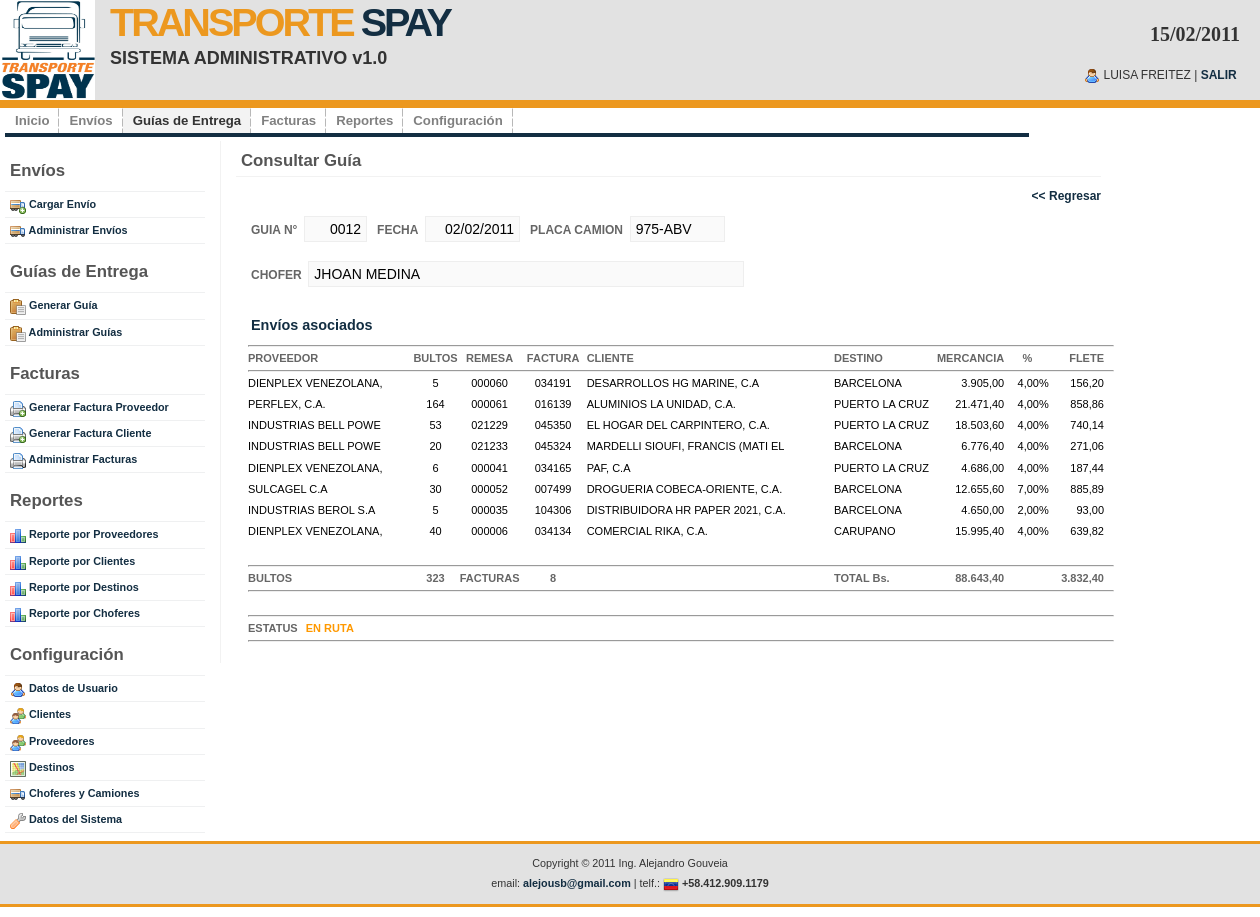
Screenshot of /adm_consultar_guia.php?id=12 (signed in) with the database file from the repository.
### tables this page shows
CREATE TABLE IF NOT EXISTS `ts_guia` (
  `id` int(10) NOT NULL AUTO_INCREMENT,
  `id_chofer` int(10) NOT NULL,
  `numero_guia` int(10) DEFAULT NULL,
  `total_bultos` int(10) NOT NULL,
  `total_facturas` int(10) NOT NULL,
  `total_mercancia` float NOT NULL,
  `total_flete` float NOT NULL,
  `ind_guia` int(1) NOT NULL,
  `ind_activo` int(1) NOT NULL,
  `fecha_creacion` date NOT NULL,
  `fecha_modificacion` date DEFAULT NULL,
  `id_usuario` int(10) DEFAULT NULL,
  PRIMARY KEY (`id`)
);

CREATE TABLE IF NOT EXISTS `ts_chofer` (
  `id` int(10) NOT NULL AUTO_INCREMENT,
  `nombre` varchar(200) NOT NULL,
  `cedula` varchar(200) NOT NULL,
  `telefono` varchar(200) NOT NULL,
  `placa` varchar(200) NOT NULL,
  `direccion` text,
  `ind_activo` int(1) NOT NULL,
  `fecha_creacion` date NOT NULL,
  `fecha_modificacion` date DEFAULT NULL,
  `id_usuario` int(10) DEFAULT NULL,
  PRIMARY KEY (`id`)
);

CREATE TABLE IF NOT EXISTS `ts_envio` (
  `id` int(10) NOT NULL AUTO_INCREMENT,
  `id_cliente` int(10) NOT NULL,
  `id_proveedor` int(10) NOT NULL,
  `id_destino` int(10) NOT NULL,
  `id_guia` int(10) DEFAULT NULL,
  `id_factura` int(10) DEFAULT NULL,
  `tipo_envio` char(1) NOT NULL,
  `tipo_cobro` char(1) NOT NULL,
  `bultos` int(5) NOT NULL,
  `remesa` varchar(200) NOT NULL,
  `factura` varchar(200) NOT NULL,
  `mercancia` float DEFAULT NULL,
  `flete` float DEFAULT NULL,
  `peso` float DEFAULT NULL,
  `bskg` float DEFAULT NULL,
  `viaje` float DEFAULT NULL,
  `ind_envio` int(1) NOT NULL,
  `motivo` varchar(200) DEFAULT NULL,
  `ind_activo` int(1) NOT NULL,
  `fecha_creacion` date NOT NULL,
  `fecha_modificacion` date DEFAULT NULL,
  `id_usuario` int(10) DEFAULT NULL,
  PRIMARY KEY (`id`)
);

CREATE TABLE IF NOT EXISTS `ts_proveedor` (
  `id` int(10) NOT NULL AUTO_INCREMENT,
  `rif` varchar(200) NOT NULL,
  `nombre` varchar(200) NOT NULL,
  `direccion` text,
  `ciudad` varchar(200) NOT NULL,
  `telefono` varchar(200) NOT NULL,
  `flete` float DEFAULT NULL,
  `seguro` char(1) NOT NULL,
  `ind_activo` int(1) NOT NULL,
  `fecha_creacion` date NOT NULL,
  `fecha_modificacion` date DEFAULT NULL,
  `id_usuario` int(10) DEFAULT NULL,
  PRIMARY KEY (`id`)
);

CREATE TABLE IF NOT EXISTS `ts_cliente` (
  `id` int(10) NOT NULL AUTO_INCREMENT,
  `rif` varchar(200) NOT NULL,
  `nombre` varchar(200) NOT NULL,
  `direccion` text,
  `ciudad` varchar(200) NOT NULL,
  `telefono` varchar(200) NOT NULL,
  `id_destino` int(10) NOT NULL,
  `flete` float DEFAULT NULL,
  `seguro` char(1) NOT NULL,
  `ind_activo` int(1) NOT NULL,
  `fecha_creacion` date NOT NULL,
  `fecha_modificacion` date DEFAULT NULL,
  `id_usuario` int(10) DEFAULT NULL,
  PRIMARY KEY (`id`)
);

CREATE TABLE IF NOT EXISTS `ts_destino` (
  `id` int(10) NOT NULL AUTO_INCREMENT,
  `id_region` int(10) NOT NULL,
  `id_estado` int(10) NOT NULL,
  `nombre` varchar(200) NOT NULL,
  `ind_activo` int(1) NOT NULL,
  `fecha_creacion` date NOT NULL,
  `fecha_modificacion` date DEFAULT NULL,
  `id_usuario` int(10) DEFAULT NULL,
  PRIMARY KEY (`id`)
);

### inc_functions.php (called while the page is built, shortened)
<?php
	function obtenerResultset($link, $query) {
		return mysql_query($query,$link);
	}
	function obtenerRegistro($result) {
		return mysql_fetch_object($result);
	}
	function mostrarFecha($fecha) {
		return date("d/m/Y", strtotime($fecha));
	}
	function indGuiaStr($ind_guia) {
		switch ($ind_guia) {
			case 1: return "EN RUTA";
			break;
		}
	}
	function colorIndGuia($codigo) {
		switch ($codigo) {
			case 1: return "#F90";
			break;
		}
	}
	function obtenerProveedorStr($link,$id) {
		$query = "SELECT * from ts_proveedor WHERE id=".$id;
		$result = mysql_query($query,$link);
		$row = mysql_fetch_object($result);
		return $row->nombre;
	}
	function obtenerClienteStr($link,$id) {
		$query = "SELECT * from ts_cliente WHERE id=".$id."";
		$result = mysql_query($query,$link);
		$row = mysql_fetch_object($result);
		return $row->nombre;
	}
	function obtenerDestinoStr($link,$id) {
		$query = "SELECT * FROM ts_destino WHERE id=".$id;
		$result = mysql_query($query,$link);
		$row = mysql_fetch_object($result);
		return $row->nombre;
	}
	function obtenerChofer($link,$id) {
		$query = "SELECT * FROM ts_chofer WHERE id=".$id;
		$result = mysql_query($query,$link);
		return mysql_fetch_object($result);
	}
	function obtenerGuia($link,$id) {
		$query = "SELECT * FROM ts_guia WHERE id=".$id;
		$result = mysql_query($query,$link);
		return mysql_fetch_object($result);
	}
?>

### adm_consultar_guia.php (the view, shortened to what this page needs)
<?php include("inc_conectarse.php"); ?>
<?php include("inc_functions.php"); ?>
<?php
	$guia = obtenerGuia($link, $_GET["id"]);
	$chofer = obtenerChofer($link, $guia->id_chofer);
?>
<!DOCTYPE html PUBLIC "-//W3C//DTD XHTML 1.0 Strict//EN" "http://www.w3.org/TR/xhtml1/DTD/xhtml1-strict.dtd">
<html xmlns="http://www.w3.org/1999/xhtml" xml:lang="en" lang="en">
<?php include("inc_metadata.php"); ?>
<body>
<?php include("inc_header.php"); ?>
<div id="wrap">
	<?php include("inc_menu.php"); ?>
	<div id="content-wrap">
			<?php include("inc_sidebar.php"); ?>
	  		<div id="main">
				<h1>Consultar Gu&iacute;a</h1>
				<div align="right">
				<a href="adm_guias.php" class="orange"><strong><< Regresar</strong></a>
				</div>
                <div style="padding-left:10px">
                	<p>
                	<strong>GUIA <?php if(!$guia->ind_guia) { echo "TEMPORAL "; } ?>N&deg;</strong>&nbsp;
            		<input name="txtRIF" type="text" size="4" style="text-transform:uppercase; text-align:right"
                     value="<?php echo str_pad($guia->numero_guia, 4, "0", STR_PAD_LEFT);  ?>" disabled />
                	<strong>FECHA</strong>&nbsp;
            		<input name="txtRIF" type="text" size="8" style="text-transform:uppercase; text-align:right"
                     value="<?php echo mostrarFecha($guia->fecha_modificacion);  ?>" disabled />
                	<strong>PLACA CAMION</strong>&nbsp;
            		<input name="txtRIF" type="text" size="8" style="text-transform:uppercase;"
                     value="<?php echo $chofer->placa;  ?>" disabled />
                    <br /><br />
                	<strong>CHOFER</strong>&nbsp;
            		<input name="txtRIF" type="text" size="50" style="text-transform:uppercase;"
                     value="<?php echo $chofer->nombre;  ?>" disabled />
                    <br /><br />
                   	<h3>Env&iacute;os asociados</h3>
					<table style="padding-left:10px; font-size:11px" width="880px">
            			<tr>
                    		<td colspan="11"><hr></td>
                		</tr>
                		<tr>
                			<td width="220"><strong>PROVEEDOR</strong></td>
                			<td width="30" align="center"><strong>BULTOS</strong></td>
                			<td width="60" align="center"><strong>REMESA</strong></td>
                			<td width="70" align="center"><strong>FACTURA</strong></td>
                			<td width="350"><strong>CLIENTE</strong></td>
                			<td width="120"><strong>DESTINO</strong></td>
                    		<td width="70" align="right"><strong>MERCANCIA</strong></td>
                    		<td width="50" align="center"><strong>%</strong></td>
                            <td width="60" align="right" style="padding-right:10px"><strong>FLETE</strong></td>
                		</tr>
            			<tr>
                    		<td class="text" colspan="11"><hr></td>
                		</tr>
                		<?php
						$query = "SELECT e.*
						            FROM ts_envio e,
						                 ts_proveedor p, ts_cliente c,
						                 ts_destino d
						           WHERE e.ind_activo < 2
						             AND e.id_proveedor = p.id
						             AND e.id_cliente = c.id
						             AND e.id_destino = d.id
						             AND e.id_guia=".$guia->id."
						        ORDER BY e.fecha_creacion DESC, e.remesa, e.factura";
						$result = obtenerResultset($link,$query);
						while ($row = obtenerRegistro($result)) {
							$inactiva = false;
 						?>
          				<tr style="color: #000">
                    		<?php
	                			if($row->tipo_cobro=="V") {
	          						$valor = $row->mercancia*($row->flete/100);
	 							}
	                    	?>
                			<td <?php if($inactiva) {?> style="color:#999;" <?php } ?>>
								<?php echo substr(obtenerProveedorStr($link, $row->id_proveedor),0,20); ?>
                    		</td>
                			<td <?php if($inactiva) {?> style="color:#999;" <?php } ?> align="center">
								<?php echo $row->bultos; ?>
                    		</td>
                			<td <?php if($inactiva) {?> style="color:#999;" <?php } ?> align="center">
								<?php echo str_pad($row->remesa, 6, "0", STR_PAD_LEFT); ?>
                    		</td>
                			<td <?php if($inactiva) {?> style="color:#999;" <?php } ?> align="center">
								<?php echo substr(str_pad($row->factura, 6, "0", STR_PAD_LEFT),0,6); ?>
                    		</td>
                			<td <?php if($inactiva) {?> style="color:#999;" <?php } ?>>
								<?php echo  substr(obtenerClienteStr($link, $row->id_cliente),0,33); ?>
                    		</td>
                			<td <?php if($inactiva) {?> style="color:#999;" <?php } ?>>
								<?php echo substr(obtenerDestinoStr($link, $row->id_destino),0,15); ?>
                    		</td>
                    		<td align="right">
								<?php echo number_format($row->mercancia,2,",","."); ?>
                    		</td>
                    		<td align="right">
								<?php if($row->flete!="") { echo  number_format($row->flete,2,",","."); ?>%<?php } ?>
                    		</td>
                    		<td align="right" style="padding-right:10px">
								<?php echo number_format($valor,2,",","."); ?>
                    		</td>
            			</tr>
						<?php } ?>
                        <tr>
                        	<td colspan="6">&nbsp;</td>
                        </tr>
            			<tr>
                    		<td class="text" colspan="11"><hr></td>
                		</tr>
                        <tr>
                        	<td align="left">
                        		<strong>BULTOS</strong>
                            </td>
                        	<td align="center">
                        		<strong><?php echo $guia->total_bultos; ?></strong>
                            </td>
                        	<td align="center">
                        		<strong>FACTURAS</strong>
                            </td>
                        	<td align="center">
                        		<strong><?php echo $guia->total_facturas; ?></strong>
                            </td>
                        	<td align="left">
                        		<strong>&nbsp;</strong>
                            </td>
                        	<td align="left">
                        		<strong>TOTAL Bs.</strong>
                            </td>
                        	<td align="right">
                        		<strong><?php echo  number_format($guia->total_mercancia,2,",",".");; ?></strong>
                            </td>
                        	<td align="right">
                        		<strong>&nbsp;</strong>
                            </td>
                        	<td align="right" style="padding-right:10px">
                        		<strong><?php echo  number_format($guia->total_flete,2,",",".");; ?></strong>
                            </td>
                        </tr>
            			<tr>
                    		<td class="text" colspan="11"><hr></td>
                		</tr>
                        <tr>
                        	<td colspan="11">&nbsp;</td>
                        </tr>
                        <tr>
                        	<td colspan="11"><hr /></td>
                        </tr>
                        <tr>
                        	<td colspan="11">
                    <strong style="padding-right:5px;">ESTATUS</strong>
                    <span style="color:<?php echo colorIndGuia($guia->ind_guia); ?>; font-weight:bold">
					<?php echo indGuiaStr($guia->ind_guia); ?>
                    </span>
                        	</td>
                        </tr>
                        <tr>
                        	<td colspan="11"><hr /></td>
                        </tr>
          			</table>
				</div>
                <br />
	  		</div>
	</div>
</div>
<?php include("inc_footer.php"); ?>
</body>
</html>

### images/main.css (style rules this page uses)
* { margin: 0; padding: 0; outline: 0; }
body { margin: 0; padding: 0; font: 12px/160% 'Lucida Grande', 'Lucida Sans Unicode', Geneva, Verdana, Sans-Serif; color: #666666; text-align: center; }
a:link, a:visited { background: inherit; color: #132E42; text-decoration: none; }
h1, h2, h3 { font: bold 1em 'Lucida Grande', 'Lucida Sans Unicode', Geneva, Verdana, Sans-Serif; color: #555; }
h1 { font-size: 1.4em; }
h3 { font-size: 1.2em; font-weight: bold; color:#132E42; }
#main h1, #rightbar h1 { padding: 0px 0 5px 5px; margin: 0 0 10px 10px; border-bottom: 1px solid #f2f2f2; }
p, h1, h2, h3 { margin: 10px 15px; }
input { padding: 4px 5px; border:1px solid #eee; font-size: 14px; color:#000; }
#wrap { margin: 0 auto; width: 1250px; text-align: left; background: #FFF; }
#content-wrap { clear:both; margin: 0; padding:0; width: 1250px; }
#main { float: left; margin-left: 15px; padding: 10px 0 0 5px; width: 70%; border-left: 1px solid #f2f2f2; }
.orange { color: #EC981F; }

### rows the page displays
ts_guia: txtRIF "0012", txtRIF "02/02/2011", total_bultos "323", total_facturas "8", total_mercancia "88.643,40", total_flete "3.832,40", ind_guia "EN RUTA"
ts_chofer: txtRIF "975-ABV", txtRIF "JHOAN MEDINA"
ts_envio: id_proveedor.nombre "DIENPLEX VENEZOLANA,", bultos "5", remesa "000060", factura "034191", id_cliente.nombre "DESARROLLOS HG MARINE, C.A", id_destino.nombre "BARCELONA", mercancia "3.905,00", flete "4,00", valor "156,20"
ts_envio: id_proveedor.nombre "PERFLEX, C.A.", bultos "164", remesa "000061", factura "016139", id_cliente.nombre "ALUMINIOS LA UNIDAD, C.A.", id_destino.nombre "PUERTO LA CRUZ", mercancia "21.471,40", flete "4,00", valor "858,86"
ts_envio: id_proveedor.nombre "INDUSTRIAS BELL POWE", bultos "53", remesa "021229", factura "045350", id_cliente.nombre "EL HOGAR DEL CARPINTERO, C.A.", id_destino.nombre "PUERTO LA CRUZ", mercancia "18.503,60", flete "4,00", valor "740,14"
ts_envio: id_proveedor.nombre "INDUSTRIAS BELL POWE", bultos "20", remesa "021233", factura "045324", id_cliente.nombre "MARDELLI SIOUFI, FRANCIS (MATI EL", id_destino.nombre "BARCELONA", mercancia "6.776,40", flete "4,00", valor "271,06"
ts_envio: id_proveedor.nombre "DIENPLEX VENEZOLANA,", bultos "6", remesa "000041", factura "034165", id_cliente.nombre "PAF, C.A", id_destino.nombre "PUERTO LA CRUZ", mercancia "4.686,00", flete "4,00", valor "187,44"
ts_envio: id_proveedor.nombre "SULCAGEL C.A", bultos "30", remesa "000052", factura "007499", id_cliente.nombre "DROGUERIA COBECA-ORIENTE, C.A.", id_destino.nombre "BARCELONA", mercancia "12.655,60", flete "7,00", valor "885,89"
ts_envio: id_proveedor.nombre "INDUSTRIAS BEROL S.A", bultos "5", remesa "000035", factura "104306", id_cliente.nombre "DISTRIBUIDORA HR PAPER 2021, C.A.", id_destino.nombre "BARCELONA", mercancia "4.650,00", flete "2,00", valor "93,00"
ts_envio: id_proveedor.nombre "DIENPLEX VENEZOLANA,", bultos "40", remesa "000006", factura "034134", id_cliente.nombre "COMERCIAL RIKA, C.A.", id_destino.nombre "CARUPANO", mercancia "15.995,40", flete "4,00", valor "639,82"

### other values shown
$_SESSION["nombre"] "LUISA FREITEZ"
